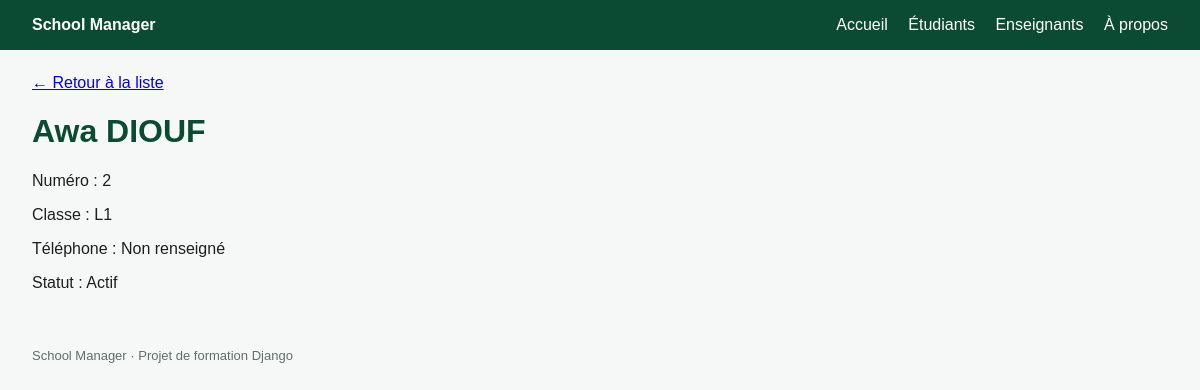
/students/2/, run on the app's committed database.
### students/models.py (models this page shows, shortened)
class Student(models.Model):
    first_name = models.CharField("prénom", max_length=100)
    last_name = models.CharField("nom", max_length=100)
    email = models.EmailField("email", unique=True)
    phone = models.CharField("téléphone", max_length=20, blank=True)
    classe = models.CharField("classe", max_length=10)
    active = models.BooleanField("actif", default=True)
    birth_date = models.DateField("date de naissance", null=True, blank=True)
    created_at = models.DateTimeField("inscrit le", auto_now_add=True)
    class Meta:
        ordering = ["last_name", "first_name"]

### students/views.py (the view)
# urls.py: path("<int:id>/", views.student_detail, name="detail"),
def student_detail(request, id):
    student = get_object_or_404(Student, id=id)
    context = {"student": student}
    return render(request, "students/student_detail.html", context)

### students/templates/students/student_detail.html (shortened to what this page needs)
{% extends "base.html" %}
{% block content %}
    <a href="{% url 'student_list' %}">← Retour à la liste</a>
    <h1>{{ student.first_name }} {{ student.last_name|upper }}</h1>
    <p>Numéro : {{ student.id }}</p>
    <p>Classe : {{ student.classe }}</p>
    <p>Téléphone : {{ student.phone|default:"Non renseigné" }}</p>
    <p>Statut : {% if student.active %}Actif{% else %}Inactif{% endif %}</p>
{% endblock %}

### students/static/students/style.css (style rules this page uses)
body { font-family: Arial, sans-serif; margin: 0; background: #f5f8f6; color: #1b1f1d; }
h1 { color: #0c4b33; }

### data on the page
Student: first_name "Awa", last_name "DIOUF", id "2", classe "L1", phone "Non renseigné"
